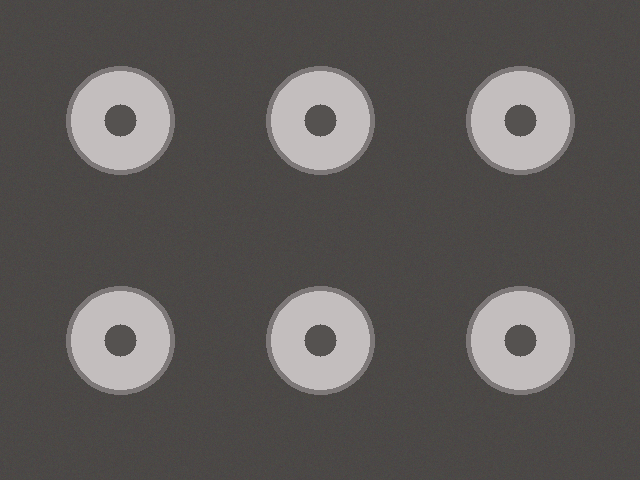
#> input picture module4_machineVision_cv-industrial-workshop/images/industrial/tray_reference.png, 640 x 480 px, found by its file name
$ jupyter execute 10_my_first_project.ipynb   (older library calls are emulated)
#> lines starting #> are read from the running program, lines starting #| are printed output that depends on the picture
### module4_machineVision_cv-industrial-workshop/scripts/vision_camera.py
"""
vision_camera.py : แหล่งภาพที่ใช้ร่วมกันทุก Workshop
  file   = ภาพจากไฟล์
  emu    = กล้อง Basler จำลอง (ไม่ต้องมีกล้องจริง)
  basler = กล้อง Basler จริง (GigE / USB)
  webcam = webcam สำรอง

ทุกแหล่งมีคำสั่งเหมือนกัน:  frame = src.read()   และ   src.close()
frame ที่ได้เป็นภาพสี BGR (numpy array) ส่งเข้า OpenCV ได้ทันที
"""
import os

# เปิดกล้องจำลองไว้เสมอ (ไม่กระทบกล้องจริง) จึงสลับ emu กับ basler ได้โดยไม่ต้อง Restart
os.environ.setdefault('PYLON_CAMEMU', '1')

import cv2
import numpy as np

# โฟลเดอร์ images/ ของ repo (ใช้ได้ไม่ว่าจะรันจากโฟลเดอร์ไหน)
IMG_DIR = os.path.join(os.path.dirname(os.path.abspath(__file__)), "..", "images")


def img_path(name):
    """คืน path เต็มของไฟล์ภาพตัวอย่างใน images/"""
    return name if os.path.exists(name) else os.path.join(IMG_DIR, name)


# [45 lines left out: functions imread_url, set_param, pick_device, not called in this run]

class FileSource:
    # [4 lines left out: function __init__, not called in this run]

    def read(self):
        return self.img.copy()

    def close(self):
        pass


class WebcamSource:
    # [7 lines left out: function __init__, not called in this run]

    def read(self):
        ok, frame = self.cap.read()
        return frame if ok else None

    def close(self):
        self.cap.release()


class BaslerSource:
    # [58 lines left out: functions __init__, read, not called in this run]

    def close(self):
        self.cam.StopGrabbing()
        self.cam.Close()


# [24 lines left out: functions add_source_args, open_source, fit_to_screen, not called in this run]


def use_thai_font():
    """ตั้งฟอนต์ไทยให้ matplotlib ทั้ง notebook (ทั้ง show() และกราฟที่วาดเอง)
    เลือกเฉพาะฟอนต์ที่มีในเครื่องจริง: Windows = Tahoma / Leelawadee UI, Mac = Thonburi / Tahoma"""
    import logging
    import warnings
    try:
        import matplotlib.pyplot as plt
        from matplotlib import font_manager
    except ImportError:
        return
    have = {f.name for f in font_manager.fontManager.ttflist}
    thai = [f for f in ("Tahoma", "Thonburi", "Leelawadee UI", "Noto Sans Thai",
                        "Sarabun", "Loma") if f in have]
    plt.rcParams["font.family"] = thai + ["DejaVu Sans"]
    logging.getLogger("matplotlib.font_manager").setLevel(logging.ERROR)
    warnings.filterwarnings("ignore", message="Glyph .* missing from font")


use_thai_font()   # เรียกทันทีที่ import vision_camera


def show(*imgs, titles=None, size=6):
    """แสดงภาพใน Jupyter Notebook (แปลง BGR เป็น RGB ให้อัตโนมัติ)"""
    import logging
    import warnings
    import matplotlib.pyplot as plt
    # ฟอนต์ที่มีภาษาไทย: Windows = Tahoma / Leelawadee UI, Mac = Thonburi
    # เลือกเฉพาะฟอนต์ไทยที่มีในเครื่องนี้จริง จึงไม่มีข้อความ findfont ... not found
    from matplotlib import font_manager
    have = {f.name for f in font_manager.fontManager.ttflist}
    thai = [f for f in ("Tahoma", "Leelawadee UI", "Thonburi", "Noto Sans Thai") if f in have]
    plt.rcParams["font.family"] = thai + ["DejaVu Sans"]
    warnings.filterwarnings("ignore", message="Glyph")
    warnings.filterwarnings("ignore", message="findfont")
    logging.getLogger("matplotlib.font_manager").setLevel(logging.ERROR)  # findfont มาทาง logging ไม่ใช่ warnings
    n = len(imgs)
    fig, axes = plt.subplots(1, n, figsize=(size * n, size * 0.75))
    axes = [axes] if n == 1 else axes
    for i, (ax, im) in enumerate(zip(axes, imgs)):
        if im.ndim == 2:
            ax.imshow(im, cmap="gray", vmin=0, vmax=255)
        else:
            ax.imshow(cv2.cvtColor(im, cv2.COLOR_BGR2RGB))
        if titles:
            ax.set_title(titles[i])
        ax.axis("off")
    plt.tight_layout()
    plt.show()


# [23 lines left out: function grab_one, not called in this run]


def put_label(img, text, org=(10, 30), scale=0.8, color=(0, 255, 255)):
    cv2.putText(img, text, org, cv2.FONT_HERSHEY_SIMPLEX, scale, (0, 0, 0), 4)
    cv2.putText(img, text, org, cv2.FONT_HERSHEY_SIMPLEX, scale, color, 2)


# ---------------------------------------------------------------
# สำหรับ Notebook 02b: เล่นกับกล้องจำลอง
# ---------------------------------------------------------------
# [28 lines left out: function grab_emu, not called in this run]


class EmuLine:
    """สายการผลิตจำลอง: กล้องจำลองส่งภาพจากโฟลเดอร์ทีละภาพ ทุกครั้งที่สั่ง Trigger
    ใช้แบบ:  line = EmuLine("line")  ->  frame = line.trigger()  ->  line.close()"""

    # [27 lines left out: functions __init__, trigger, not called in this run]

    def close(self):
        self.cam.StopGrabbing()
        self.cam.Close()


# [17 lines left out: function simulate_real, not called in this run]


class SimpleHOG:
    # HOG แบบเขียนเอง ใช้แทน cv2.HOGDescriptor ที่ไม่มีใน OpenCV 5  (ภาพ 64x48, cell 8, block 2x2, 9 ทิศ)
    def __init__(self, cell=8, bins=9):
        self.cell, self.bins = cell, bins

    # [32 lines left out: functions compute, make_hog, not called in this run]

### module4_machineVision_cv-industrial-workshop/notebooks/10_my_first_project.ipynb
# โครงการแรกของฉัน: ใช้รูปจากมือถือ ตรวจชิ้นงานของโรงงานตัวเอง

ไม่ต้องมีกล้อง Basler  ใช้**รูปถ่ายจากมือถือ** ก็ทดลองแนวคิดได้ครบ ก่อนตัดสินใจซื้ออุปกรณ์

**4 ขั้น**
1. กรอกข้อมูลโครงการ (ข้อ 1)
2. ถ่ายรูป ชิ้นงานดี 1 รูป + ชิ้นงานที่จะตรวจหลายรูป ใส่โฟลเดอร์ `images/my_project/`
3. เลือก 1 ใน 3 วิธี: **เทียบภาพอ้างอิง / แผนที่โซน / นับชิ้นงาน**
4. รันทุกรูป ได้ตาราง OK/NG และสรุปโครงการ 1 หน้า ไปคุยกับหัวหน้าได้

**ถ่ายรูปอย่างไรให้ได้ผล**
- วางมือถือบน**ขาตั้งหรือกองหนังสือ** ระยะเดิมทุกรูป (สำคัญที่สุด)
- พื้นหลังเรียบ สีตัดกับชิ้นงาน  ไม่ใช้แฟลช  แสงเดิมทุกรูป
- ตั้งชื่อรูปชิ้นงานดีว่า `good.jpg`  รูปอื่นชื่ออะไรก็ได้

ถ้ายังไม่มีรูป notebook จะใช้**รูปตัวอย่าง**ที่จำลองการถ่ายด้วยมือถือ (เอียงนิด ระยะต่างนิด) ให้ลองก่อน

[cell 1]
import sys, os, glob, csv
sys.path.insert(0, os.path.abspath('../scripts'))
import cv2
import numpy as np
from vision_camera import show, img_path, put_label
print('พร้อม')

## ข้อ 1: กรอกข้อมูลโครงการ
แก้ข้อความในเครื่องหมาย ' ' ให้เป็นของโรงงานคุณ

[cell 2]
PROJECT = dict(
    name     = 'ตรวจถาดบรรจุชิ้นส่วน',            # ชื่อโครงการ
    product  = 'ถาดใส่แหวนโลหะ 6 ช่อง',           # ชิ้นงานคืออะไร
    defect   = 'มีสิ่งแปลกปลอม หรือแหวนหาย',      # ของเสียที่ต้องการจับ
    now      = 'พนักงานดูด้วยตา 1 คน ต่อกะ',       # ตอนนี้ตรวจอย่างไร
    goal     = 'ไม่ให้ของเสียหลุดถึงลูกค้า',        # เป้าหมาย
    method   = 'reference',                      # 'reference' = เทียบภาพอ้างอิง, 'zones' = แผนที่โซน, 'count' = นับชิ้นงาน
)
print('โครงการ:', PROJECT['name'], ' วิธี:', PROJECT['method'])

## ข้อ 2: โหลดรูป
ถ้ามีโฟลเดอร์ `images/my_project/` ที่มี `good.jpg` จะใช้รูปของคุณ  ถ้าไม่มีจะสร้างรูปตัวอย่างให้

[cell 3]
MY_DIR = img_path('my_project')

def make_demo_photos():
    # จำลองรูปจากมือถือ: เอียง เลื่อน ย่อขยาย และแสงต่างกันนิดหน่อย
    rng = np.random.default_rng(3)
    names = ['tray_reference.png', 'tray_01_clean.png', 'tray_02_screw.png',
             'tray_03_hair.png', 'tray_04_missing.png', 'tray_05_plastic.png']
    photos = {}
    for k, n in enumerate(names):
        img = cv2.imread(img_path('industrial/' + n))
#> img is the input picture: shape (480, 640, 3); mean B, G, R 87.9, 89.6, 92.9
        h, w = img.shape[:2]
        if k == 0:
            photos['good.jpg'] = img
            continue
        ang = rng.uniform(-4, 4); sc = rng.uniform(0.95, 1.05)
        M = cv2.getRotationMatrix2D((w / 2, h / 2), ang, sc)
        M[:, 2] += rng.uniform(-15, 15, 2)
        warped = cv2.warpAffine(img, M, (w, h), borderValue=(70, 72, 75))
        warped = np.clip(warped.astype(np.float32) * rng.uniform(0.9, 1.1), 0, 255).astype(np.uint8)
        photos['photo_' + n.split('_', 1)[1].replace('.png', '.jpg')] = warped
#> pass 2 of the loop in make_demo_photos, `for k, n in enumerate(names):`:
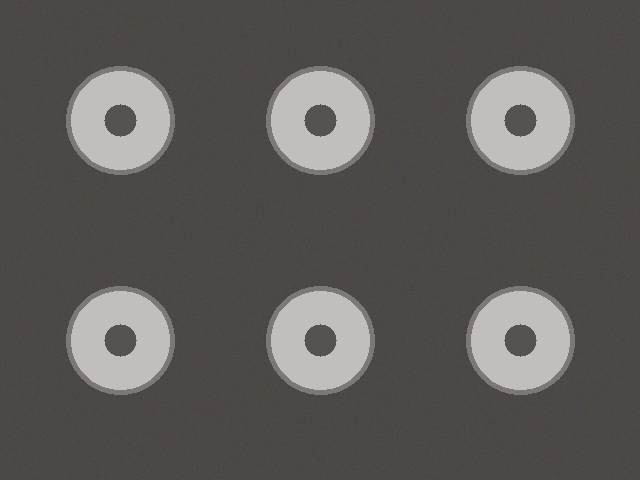
#> input picture module4_machineVision_cv-industrial-workshop/images/industrial/tray_01_clean.png, 640 x 480 px, found by its file name
#> in make_demo_photos, img is the input picture: shape (480, 640, 3); mean B, G, R 87.9, 89.6, 92.9
#> in make_demo_photos, `warped = cv2.warpAffine(img, M, (w, h), borderValue=(70, 72, 75))`:
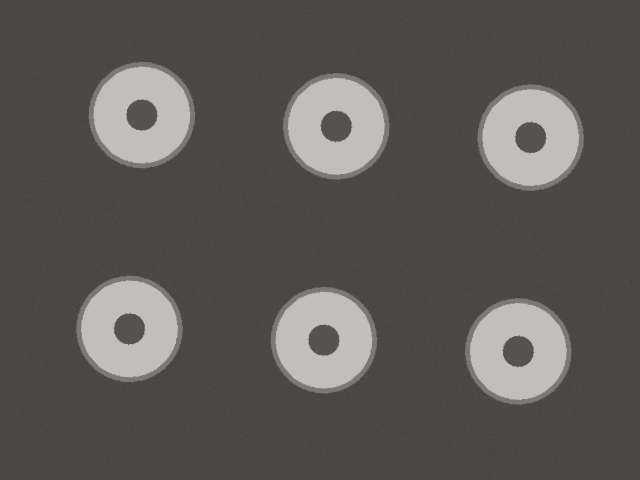
#> warped: shape (480, 640, 3); mean B, G, R 87, 88.7, 92
#> pass 3 of the loop in make_demo_photos, `for k, n in enumerate(names):`:
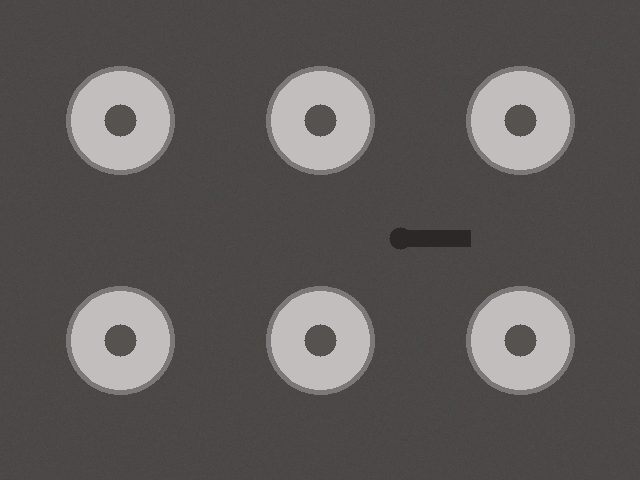
#> input picture module4_machineVision_cv-industrial-workshop/images/industrial/tray_02_screw.png, 640 x 480 px, found by its file name
#> in make_demo_photos, img is the input picture: shape (480, 640, 3); mean B, G, R 87.8, 89.4, 92.8
#> in make_demo_photos, `warped = cv2.warpAffine(img, M, (w, h), borderValue=(70, 72, 75))`:
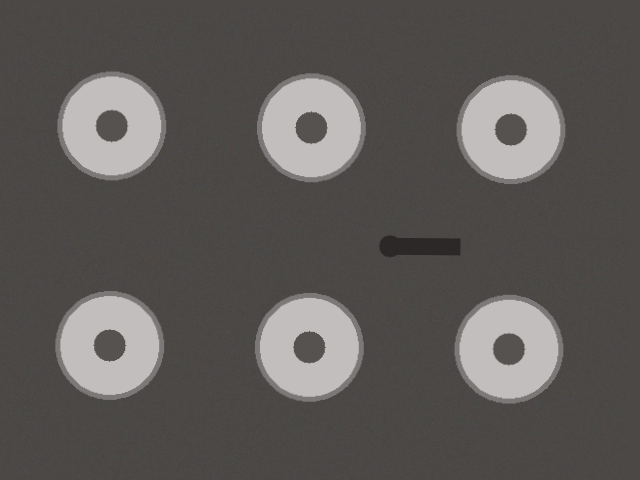
#> warped: shape (480, 640, 3); mean B, G, R 87.7, 89.4, 92.7
#> the loop made 6 passes; the first 3 are shown
    return photos

if os.path.exists(os.path.join(MY_DIR, 'good.jpg')):
    photos = {os.path.basename(p): cv2.imread(p)
              for p in sorted(glob.glob(os.path.join(MY_DIR, '*')))
              if p.lower().endswith(('.jpg', '.jpeg', '.png'))}
    print('ใช้รูปของคุณ', len(photos), 'รูป จาก', MY_DIR)
else:
    photos = make_demo_photos()
#> photos = 6 items
    print('ยังไม่มีโฟลเดอร์ my_project  ใช้รูปตัวอย่าง', len(photos), 'รูป')
#| ยังไม่มีโฟลเดอร์ my_project  ใช้รูปตัวอย่าง 6 รูป

# ย่อทุกรูปให้กว้าง 800 พิกเซล (รูปมือถือใหญ่มาก ประมวลผลช้า)
def resize800(img):
    s = 800 / img.shape[1]
    return cv2.resize(img, (800, int(img.shape[0] * s)))
photos = {k: resize800(v) for k, v in photos.items()}
#> in resize800 (call 2), `return cv2.resize(img, (800, int(img.shape[0] * s)))`:
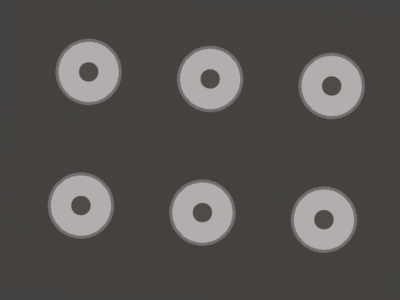
#> returned value: shape (600, 800, 3) (shown at 1/2 size); mean of channels 0, 1, 2 79.4, 81, 83.8; drawn as B, G, R
#> in resize800 (call 3), `return cv2.resize(img, (800, int(img.shape[0] * s)))`:
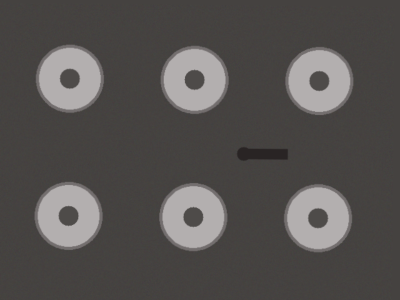
#> returned value: shape (600, 800, 3) (shown at 1/2 size); mean of channels 0, 1, 2 80.3, 81.9, 85.1; drawn as B, G, R
#> in resize800 (call 4), `return cv2.resize(img, (800, int(img.shape[0] * s)))`:
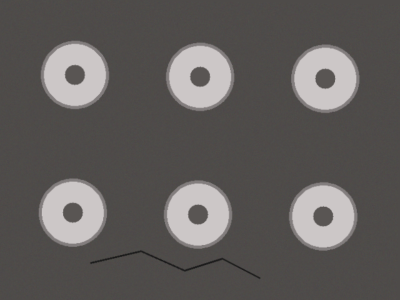
#> returned value: shape (600, 800, 3) (shown at 1/2 size); mean of channels 0, 1, 2 91.6, 93.3, 96.6; drawn as B, G, R
#> in resize800 (call 5), `return cv2.resize(img, (800, int(img.shape[0] * s)))`:
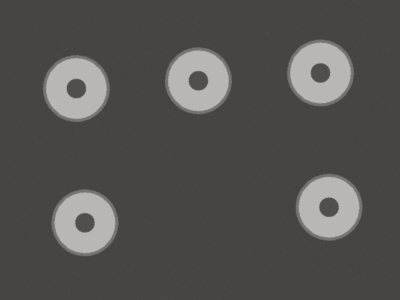
#> returned value: shape (600, 800, 3) (shown at 1/2 size); mean of channels 0, 1, 2 80.5, 82, 84.7; drawn as B, G, R
#> in resize800 (call 6), `return cv2.resize(img, (800, int(img.shape[0] * s)))`:
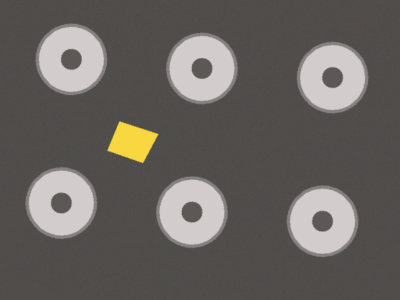
#> returned value: shape (600, 800, 3) (shown at 1/2 size); mean of channels 0, 1, 2 95.9, 99.1, 103.1; drawn as B, G, R
good = photos.pop('good.jpg')
show(good, *list(photos.values())[:2], titles=['good.jpg (อ้างอิง)'] + list(photos)[:2], size=4)
#> in show, `plt.show()`:
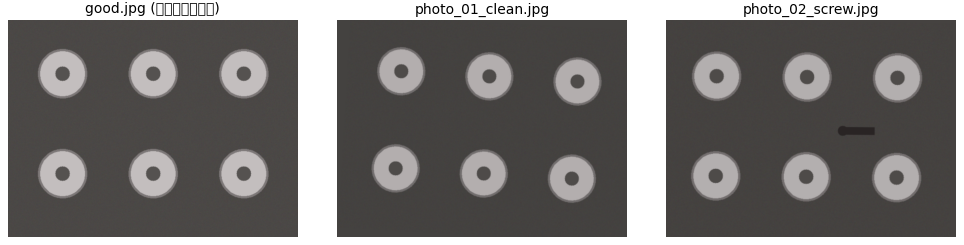
#> figure drawn by matplotlib, 3 panels

## ข้อ 3: จัดตำแหน่งรูปให้ตรงกับรูปอ้างอิง
ถ่ายด้วยมือถือ แต่ละรูปจะเอียงและเลื่อนไม่เท่ากัน  ขั้นนี้ให้คอมพิวเตอร์**ค่อยๆ หมุน เลื่อน ย่อขยาย**รูป จนทับกับรูปอ้างอิงได้พอดีที่สุด (วิธี ECC)
เป็นขั้นที่ทำให้วิธีเทียบภาพอ้างอิงใช้ได้กับรูปจากมือถือ  ส่วนขอบรูปที่หายไปจากการหมุนจะไม่ถูกนับเป็นความต่าง

[cell 4]
g_good = cv2.GaussianBlur(cv2.cvtColor(good, cv2.COLOR_BGR2GRAY), (5, 5), 0).astype(np.float32)

def align_to_good(img):
    g = cv2.GaussianBlur(cv2.cvtColor(img, cv2.COLOR_BGR2GRAY), (5, 5), 0).astype(np.float32)
    warp = np.eye(2, 3, dtype=np.float32)
    try:
        score, warp = cv2.findTransformECC(g_good, g, warp, cv2.MOTION_AFFINE,
                                           (cv2.TERM_CRITERIA_EPS | cv2.TERM_CRITERIA_COUNT, 200, 1e-5), None, 5)
    except cv2.error:
        return img, np.full(good.shape[:2], 255, np.uint8), 0.0
    h, w = good.shape[:2]
    flags = cv2.INTER_LINEAR + cv2.WARP_INVERSE_MAP
    out = cv2.warpAffine(img, warp, (w, h), flags=flags, borderMode=cv2.BORDER_REPLICATE)
    valid = cv2.warpAffine(np.full(img.shape[:2], 255, np.uint8), warp, (w, h), flags=flags, borderValue=0)
    valid = cv2.erode(valid, np.ones((15, 15), np.uint8))          # ตัดขอบที่เกิดจากการหมุนทิ้ง
    return out, valid, score

aligned, valid_mask = {}, {}
for name, img in photos.items():
    aligned[name], valid_mask[name], score = align_to_good(img)
    print(f'{name:28s} ความเหมือนหลังจัดตำแหน่ง {score:.2f}  ' + ('จัดตำแหน่งได้' if score > 0.6 else 'จัดตำแหน่งไม่ดี: ถ่ายใหม่ให้มุมและระยะใกล้เคียงรูปอ้างอิง'))
#> this loop made 5 passes
#> (name, warp in align_to_good, score) on passes 1 to 5: ('photo_01_clean.jpg', [[0.972, -0.0563, 39.38], [0.0563, 0.972, -11.07]], 1), ('photo_02_screw.jpg', [[0.998, -0.00931, -9.12], [0.00931, 0.998, 5.71]], 0.998), ('photo_03_hair.jpg', [[1, -0.0152, 1.34], [0.0152, 1, -3.29]], 0.999), ('photo_04_missing.jpg', [[0.977, 0.0623, -3.75], [-0.0623, 0.977, 39.28]], 0.898), ('photo_05_plastic.jpg', [[1.04, -0.0728, -3.64], [0.0728, 1.04, -49.57]], 0.96)
#> (printed output is left out)
#> pass 1, in align_to_good, `valid = cv2.warpAffine(np.full(img.shape[:2], 255, np.uint8), warp, (w..`:
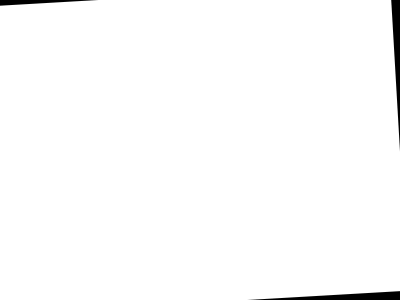
#> valid: shape (600, 800) (shown at 1/2 size); min 0, max 255, mean 251.6
#> after the loop, aligned = 5 items; valid_mask = 5 items
first = list(photos)[0]
#> first = 'photo_01_clean.jpg'
show(photos[first], aligned[first], good, titles=['ก่อนจัดตำแหน่ง', 'หลังจัดตำแหน่ง', 'รูปอ้างอิง'], size=4)
#> call 2 of show, with size = 4
#> in show (call 2), `plt.show()`:
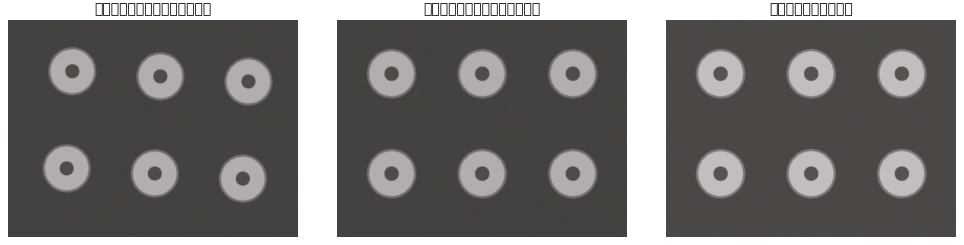
#> figure drawn by matplotlib, 3 panels

## ข้อ 4: ตรวจด้วยวิธีที่เลือก
ปรับค่าใน `SETTINGS` ให้เหมาะกับชิ้นงานของคุณ แล้วรันใหม่

| วิธี | ใช้เมื่อ | ค่าที่ปรับ |
|---|---|---|
| `reference` | หาอะไรก็ได้ที่ต่างจากชิ้นงานดี (สิ่งแปลกปลอม ชิ้นหาย) | `diff_threshold` ต่ำ = ไวขึ้น  `min_area` = ขนาดเล็กสุดที่สนใจ |
| `zones` | ตรวจทีละส่วน มีไหม / สว่างพอไหม | `ZONES` กรอบของแต่ละส่วน (ดูพิกัดจากรูปที่มีเส้นตาราง) |
| `count` | นับชิ้นงานที่ตัดกับพื้นหลัง | `expect` จำนวนที่ต้องมี  `invert` ถ้าชิ้นงานเข้มกว่าพื้น |

[cell 5]
SETTINGS = dict(diff_threshold=25, min_area=150, expect=6, invert=False, count_min_area=500)

# สำหรับวิธี zones: กรอบ (x, y, w, h) บนรูปขนาดกว้าง 800  ดูพิกัดจากรูปเส้นตารางด้านล่าง
ZONES = {'slot1': (95, 95, 70, 70), 'slot2': (345, 95, 70, 70), 'slot3': (595, 95, 70, 70)}

# [11 lines left out: function show_grid, not called in this run]

def check_reference(img, valid):
    g1 = cv2.GaussianBlur(cv2.cvtColor(img, cv2.COLOR_BGR2GRAY), (7, 7), 0)
    g0 = cv2.GaussianBlur(cv2.cvtColor(good, cv2.COLOR_BGR2GRAY), (7, 7), 0)
    _, m = cv2.threshold(cv2.absdiff(g1, g0), SETTINGS['diff_threshold'], 255, cv2.THRESH_BINARY)
    m = cv2.bitwise_and(m, valid)                                   # ไม่นับขอบรูป
    m = cv2.morphologyEx(m, cv2.MORPH_OPEN, np.ones((3, 3), np.uint8))
    m = cv2.dilate(m, np.ones((7, 7), np.uint8))
    cs, _ = cv2.findContours(m, cv2.RETR_EXTERNAL, cv2.CHAIN_APPROX_SIMPLE)
    bad = [c for c in cs if cv2.contourArea(c) > SETTINGS['min_area']]
    out = img.copy()
    for c in bad:
        x, y, w, h = cv2.boundingRect(c)
        cv2.rectangle(out, (x, y), (x + w, y + h), (0, 0, 255), 3)
    return ('OK' if not bad else 'NG'), f'จุดที่ต่าง {len(bad)}', out

# [20 lines left out: functions check_zones, check_count, not called in this run]

CHECK = {'reference': check_reference, 'zones': check_zones, 'count': check_count}[PROJECT['method']]
if PROJECT['method'] == 'zones':
    show_grid(good)

## ข้อ 5: ตรวจทุกรูป และบันทึกผล

[cell 6]
results = []
for name, img in aligned.items():
    verdict, detail, out = CHECK(img, valid_mask[name])
    results.append((name, verdict, detail))
    print(f'{name:28s} {verdict}   {detail}')
    show(out, titles=[f'{name}  {verdict}'], size=5)
#> this loop made 5 passes
#> (name, verdict, detail) on passes 1 to 5: ('photo_01_clean.jpg', 'OK', 'จุดที่ต่าง 0'), ('photo_02_screw.jpg', 'NG', 'จุดที่ต่าง 1'), ('photo_03_hair.jpg', 'NG', 'จุดที่ต่าง 1'), ('photo_04_missing.jpg', 'NG', 'จุดที่ต่าง 1'), ('photo_05_plastic.jpg', 'NG', 'จุดที่ต่าง 1')
#> (printed output is left out)
#> pass 1, in check_reference, `g1 = cv2.GaussianBlur(cv2.cvtColor(img, cv2.COLOR_BGR2GRAY), (7, 7), 0)`:
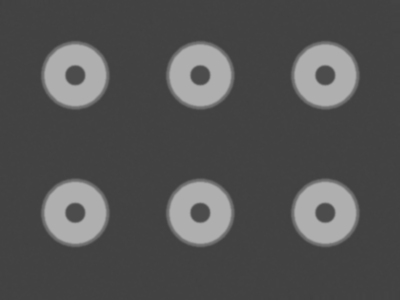
#> g1: shape (600, 800) (shown at 1/2 size); min 64, max 175, mean 82.4
#> pass 2, in show (call 4), `plt.show()`:
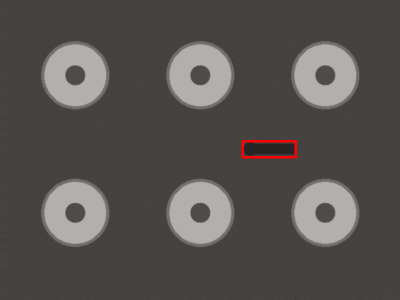
#> shown: shape (600, 800, 3) (shown at 1/2 size); mean R, G, B 85.7, 81.8, 80.2
#> after the loop, results = [('photo_01_clean.jpg', 'OK', 'จุดที่ต่าง 0'), ('photo_02_screw.jpg', 'NG', 'จุดที่ต่าง 1'), ('photo_03_hair.jpg', 'NG', 'จุดที่ต่าง 1'), ('photo_04_missing.jpg', 'NG', 'จุดที่ต่าง 1'), ('photo_05_plastic.jpg', 'NG', 'จุดที่ต่าง 1')]

with open('my_project_results.csv', 'w', newline='', encoding='utf-8-sig') as f:
    w = csv.writer(f); w.writerow(['รูป', 'ผล', 'รายละเอียด']); w.writerows(results)
print('บันทึกผลที่ notebooks/my_project_results.csv')

## ข้อ 6: สรุปโครงการ 1 หน้า
คัดลอกข้อความที่ได้ไปใส่อีเมลหรือรายงานถึงหัวหน้าได้เลย  ช่อง **ผลที่ถูกต้อง** ให้คุณตรวจด้วยตาว่าโปรแกรมตัดสินถูกกี่รูป

[cell 7]
n_ng = sum(r[1] == 'NG' for r in results)
#> n_ng = 4
lines = [
    'สรุปโครงการ: ' + PROJECT['name'],
    '',
    'ชิ้นงาน: ' + PROJECT['product'],
    'ของเสียที่ต้องการจับ: ' + PROJECT['defect'],
    'วิธีตรวจปัจจุบัน: ' + PROJECT['now'],
    'เป้าหมาย: ' + PROJECT['goal'],
    'วิธีที่ทดลอง: ' + {'reference': 'เทียบภาพอ้างอิง', 'zones': 'แผนที่โซน', 'count': 'นับชิ้นงาน'}[PROJECT['method']],
    f'ผลทดลอง: {len(results)} รูป  ตัดสิน NG {n_ng} รูป  OK {len(results) - n_ng} รูป',
    'ผลที่ถูกต้องเมื่อตรวจด้วยตา: ___ / ' + str(len(results)) + ' รูป',
    '',
    'ขั้นต่อไป:',
    '1. ถ่ายรูปเพิ่มให้ครบทุกแบบของเสีย อย่างน้อย 20 รูป',
    '2. ทำขาตั้งยึดมือถือหรือกล้อง ให้ระยะคงที่ และคุมแสง',
    '3. ถ้าแม่นพอ ทดลองกล้องอุตสาหกรรม + จิ๊กที่หน้างาน 1 จุด',
]
print(chr(10).join(lines))
#| สรุปโครงการ: ตรวจถาดบรรจุชิ้นส่วน
#| ชิ้นงาน: ถาดใส่แหวนโลหะ 6 ช่อง
#| ของเสียที่ต้องการจับ: มีสิ่งแปลกปลอม หรือแหวนหาย
#| วิธีตรวจปัจจุบัน: พนักงานดูด้วยตา 1 คน ต่อกะ
#| เป้าหมาย: ไม่ให้ของเสียหลุดถึงลูกค้า
#| วิธีที่ทดลอง: เทียบภาพอ้างอิง
#> (further printed lines are left out)

## ติดตรงไหน ใช้ AI ช่วย
เปิดไฟล์ `docs/AI_HELP.md` ในโฟลเดอร์นี้ มีตัวอย่างคำถามที่ใช้กับ ChatGPT, Claude หรือ Copilot ได้ทันที เช่น

> ใน notebook 10 ข้อ 4 รูปของฉันชิ้นงานสีเข้มบนพื้นขาว นับได้ 0 ชิ้น ช่วยบอกว่าต้องแก้ค่าอะไร และอธิบายทีละบรรทัด

**ข้อควรระวัง:** รูปชิ้นงานของโรงงานอาจเป็นความลับ อ่านนโยบายบริษัทก่อนอัปโหลดรูปขึ้นบริการ AI ภายนอก
